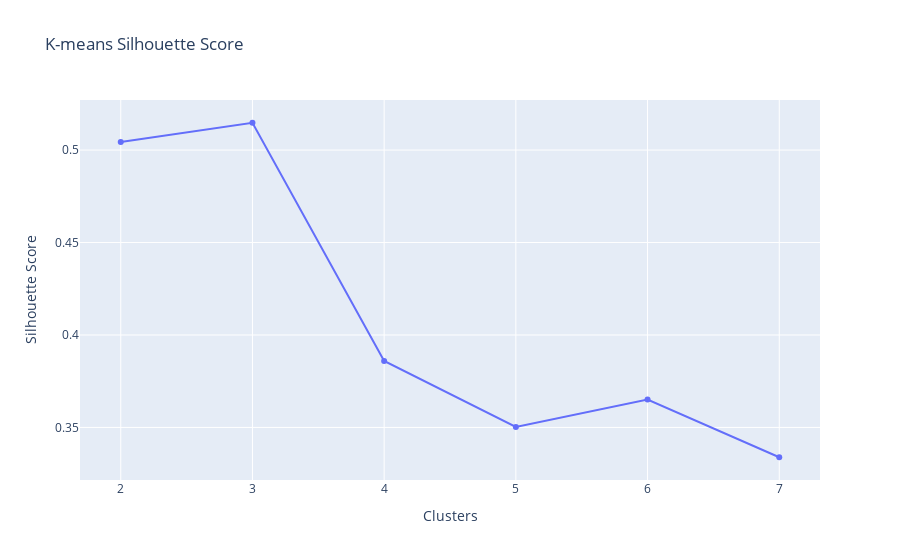

Source (notebook cell):
### Code cell
fig = px.line(x = clusters, y = kmeans_list, markers=True, title = 'K-means Silhouette Score')
fig.update_layout(yaxis_title = 'Silhouette Score', xaxis_title = 'Clusters')
fig.show()

### Figure 1 — Plotly figure (JSON) as saved in the notebook; plotly's stock layout.template omitted (floating-point values rounded to 4 significant figures)
{"data": [{"hovertemplate": "x=%{x}<br>y=%{y}<extra></extra>", "legendgroup": "", "line": {"color": "#636efa", "dash": "solid"}, "marker": {"symbol": "circle"}, "mode": "markers+lines", "name": "", "orientation": "v", "showlegend": false, "type": "scatter", "x": [2, 3, 4, 5, 6, 7], "xaxis": "x", "y": [0.5044, 0.5148, 0.386, 0.3503, 0.3651, 0.3339], "yaxis": "y"}], "layout": {"autosize": true, "legend": {"tracegroupgap": 0}, "title": {"text": "K-means Silhouette Score"}, "xaxis": {"anchor": "y", "autorange": true, "domain": [0, 1], "range": [1.707, 7.293], "title": {"text": "Clusters"}, "type": "linear"}, "yaxis": {"anchor": "x", "autorange": true, "domain": [0, 1], "range": [0.319, 0.5297], "title": {"text": "Silhouette Score"}, "type": "linear"}}}
